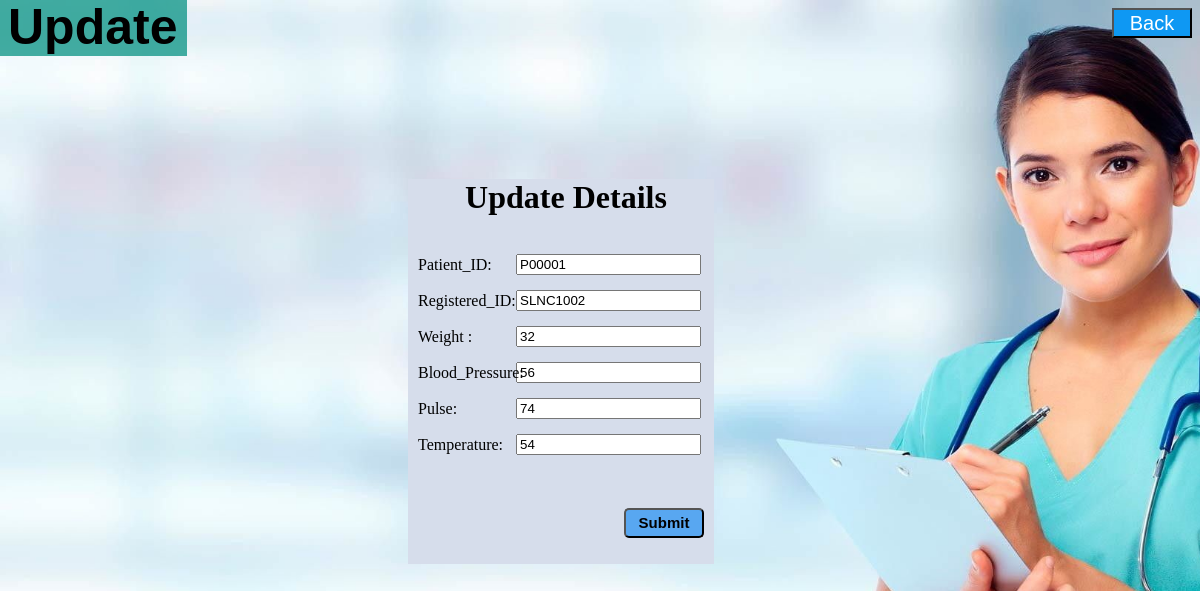
Page /HMS/NurseUpdateprocess.php?Patient_ID=P00001 on the committed database.
### tables this page shows
CREATE TABLE `records` (
  `Patient_ID` varchar(20) NOT NULL,
  `Registered_ID` varchar(20) NOT NULL,
  `Weight` int(5) NOT NULL,
  `Blood_Pressure` int(5) NOT NULL,
  `Pulse` int(5) NOT NULL,
  `Temperature` int(5) NOT NULL
);

### HMS/NurseUpdateprocess.php (the view, shortened to what this page needs)
<?php
include_once 'Connection2.php';
$result = mysqli_query($connection, "SELECT * FROM records WHERE Patient_ID='" . $_GET['Patient_ID'] . "'");
$row = mysqli_fetch_array($result);
?>
<html>
<head>
    <link rel="stylesheet" href="NurseUpdateprocess.css">
</head>
<body>
    <div class="header">
        <h1 class="role">Update</h1>
        <button type="button" class="button">
            <a href="NurseUpdate.php" class="Back"> Back </a>
        </button>
    </div>
    <div class=addform>
        <form name="frmUser" method="post" action="">
            <div><?php if (isset($message)) {
                        echo $message;
                    } ?>
                <h1 align="center">Update Details</h1>
                <br>Patient_ID: <br>
                <input class="box" type="text" name="Patient_ID" value="<?php echo $row['Patient_ID']; ?>">
                <br>
                Registered_ID: <br>
                <input class="box" type="text" name="Registered_ID" class="txtField" value="<?php echo $row['Registered_ID']; ?>">
                <br>
                Weight :<br>
                <input class="box" type="text" name="Weight" class="txtField" value="<?php echo $row['Weight']; ?>">
                <br>
                Blood_Pressure:<br>
                <input class="box" type="text" name="Blood_Pressure" class="txtField" value="<?php echo $row['Blood_Pressure']; ?>">
                <br>
                Pulse:<br>
                <input class="box" type="text" name="Pulse" class="txtField" value="<?php echo $row['Pulse']; ?>">
                <br>
                Temperature:<br>
                <input class="box" type="text" name="Temperature" class="txtField" value="<?php echo $row['Temperature']; ?>">
                <br><br><br>
                <input class="save" type="submit" name="submit" value="Submit" class="buttom">
        </form>
    </div>
</body>
</html>

### HMS/nurseUpdateProcess.css (style rules this page uses)
.header { height: 180px; width: 100%; }
.role { font-size: 50px; float: left; font-family: 'Trebuchet MS', 'Lucida Sans Unicode', 'Lucida Grande', 'Lucida Sans', Arial, sans-serif; margin-top: -10px; background-color: rgba(6, 145, 131, 0.747); padding-right: 10px; margin-left: -10px; padding-left: 10px; }
.button { float: right; background-color: rgb(14, 152, 243); width: 80px; height: 30px; font-size: 20px; transition-duration: 0.4s; }
.Back { text-decoration: none; color: White; font-family: 'Franklin Gothic Medium', 'Arial Narrow', Arial, sans-serif; }
.save { float: right; margin-right: 10px; background-color: rgb(88, 167, 241); width: 80px; height: 30px; border-radius: 5px; font-size: 15px; font-weight: bolder; }
.addform { background-color: rgb(214, 221, 235); padding-bottom: 40px; width: 25%; padding-left: 10px; margin-left: 400px; margin-top: -30px; }
.box { float: right; margin-right: 13px; margin-top: -20px; }

### HMS/NurseUpdateprocess.php (style rules this page uses)
body { background-image: url('Home/Nurse.jpg'); background-repeat: no-repeat; background-attachment: fixed; background-size: cover; }

### rows in the picture
records: Patient_ID "P00001", Registered_ID "SLNC1002", Weight "32", Blood_Pressure "56", Pulse "74", Temperature "54"
